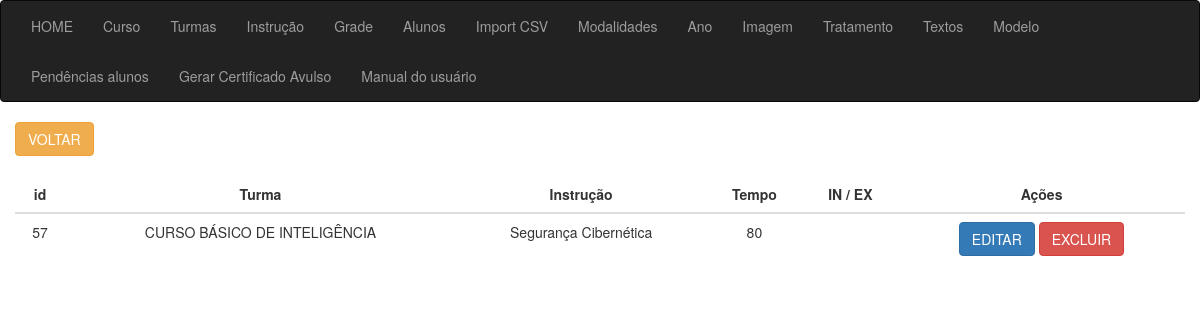
The page /sgc_grade_detalhes/4/ on the database its author committed.
### app_cert/models.py (models this page shows, shortened)
class GradeTurma(models.Model):
    id = models.AutoField(primary_key=True)
    fk_turma = models.ForeignKey(Turma, on_delete=models.PROTECT, verbose_name="FK Turma", null=True)
    interno = models.IntegerField(verbose_name="Interno", null=True, blank=True, default=0)
    externo = models.IntegerField(verbose_name="Externo", null=True, blank=True, default=0)
    fk_instrucao = models.ForeignKey(Instrucao, on_delete=models.CASCADE, verbose_name="FK Instrução", null=True, blank=True)
    tempo_instrucao = models.IntegerField(verbose_name="Tempo da Instrução", null=True, blank=True)

class Turma(models.Model):
    id = models.AutoField(primary_key=True)
    fk_ano_curso = models.ForeignKey(Ano, on_delete=models.CASCADE, verbose_name="FK Ano do Curso")
    fk_curso = models.ForeignKey(Curso, on_delete=models.CASCADE, verbose_name="FK Curso")
    fk_tipo = models.ForeignKey(Tipo, on_delete=models.CASCADE, verbose_name="FK Tipo: EAD - Presencial")
    fk_modelo = models.ForeignKey(Modelo, on_delete=models.CASCADE, verbose_name="FK Modelo: Certificado/Honra/Participação")
    fk_assinaturas_ch = models.ForeignKey(Imagem, on_delete=models.CASCADE, verbose_name="FK Assinaturas CH", related_name='fk_imagem_ch', null=True)
    fk_assinaturas_dpl = models.ForeignKey(Imagem, on_delete=models.CASCADE, verbose_name="FK Chefe de divisão", related_name='fk_imagem_dpl',null=True)
    fk_img_frente = models.ForeignKey(Imagem, on_delete=models.CASCADE, verbose_name="FK Frente", related_name='fk_img_frente',null=True)
    fk_img_fundo = models.ForeignKey(Imagem, on_delete=models.CASCADE, verbose_name="FK Fundo", related_name='fk_img_fundo',null=True)
    turma_sgc = models.CharField(max_length=50, verbose_name="Descrição conforme arquivo da SGC Intraer:")
    turma = models.CharField(max_length=50, verbose_name="Descrição que irá aparecer no certificado:")
    data_turma_interno = models.CharField(max_length=200, verbose_name="Texto data alunos Internos", null=True, blank=True)
    data_turma_externo = models.CharField(max_length=200, verbose_name="Texto data alunos Externos", null=True, blank=True)
    create_at = models.DateTimeField(auto_now_add=True, null=True)
    def __str__(self):
        return str(self.turma)
    class Meta:
        verbose_name = 'Turma'
        verbose_name_plural = 'Turmas'
        ordering = ['create_at']

class Instrucao(models.Model):
    id = models.AutoField(primary_key=True)
    instrucao_sigla = models.CharField(max_length=255, verbose_name="Instrução")
    instrucao_descricao = models.CharField(max_length=255, verbose_name="Instrução da Instrução")
    def __str__(self):
        return str(self.instrucao_descricao)

### app_cert/views/views_grade.py (the view)
# urls.py: path('sgc_grade_detalhes/<int:turma_id>/', sgc_grade_detalhes, name='grade_detalhes'),
def sgc_grade_detalhes(request, turma_id):
    turma = get_object_or_404(Turma, id=turma_id)
    dataset = GradeTurma.objects.filter(fk_turma=turma)
    context = {
        "dataset": dataset,
        "turma": turma  # Passa a instância de turma para o contexto
    }
    return render(request, 'grade/lista_grade_turma.html', context)

### app_cert/templates/grade/lista_grade_turma.html (shortened to what this page needs)
{% extends 'sgc_base.html' %}
{% block content %}
<div class="container">
    <div class="row">
        <div class="col-md-15">
            <a href="{% url 'sgc_grade_lista' %}" class="btn btn-warning">VOLTAR</a>
            <div class="col-8 m-auto pt-4 pb-2 text-center">
                <table class="table">
                    <thead class="thead-dark">
                        <tr>
                            <th style="text-align: center">id</th>
                            <th style="text-align: center">Turma</th>
                            <th style="text-align: center">Instrução</th>
                            <th style="text-align: center">Tempo</th>
                            <th style="text-align: center">IN / EX</th>
                            <th style="text-align: center">Ações</th>
                        </tr>
                    </thead>
                    <tbody>
                        {% for data in dataset %}
                        <tr>
                            <td style="text-align: center">{{ data.id }}</td>
                            <td style="text-align: center">{{ data.fk_turma }}</td>
                            <td style="text-align: center">{{ data.fk_instrucao }}</td>
                            <td style="text-align: center">{{ data.tempo_instrucao }}</td>
                            <td style="text-align: center">{{ data.fk_in_ex }}</td>
                            <td style="text-align: center">
                                <a href="/sgc_grade_editar/{{ data.id }}/" class="btn btn-primary">EDITAR</a>
                                <a href="/sgc_grade_delete/{{ data.id }}/" class="btn btn-danger">EXCLUIR</a>
                            </td>
                        </tr>
                        {% endfor %}
                    </tbody>
                </table>
            </div>
        </div>
    </div>
</div>
{% endblock %}

### rows shown on the page
GradeTurma: id "57", fk_turma "CURSO BÁSICO DE INTELIGÊNCIA", fk_instrucao "Segurança Cibernética", tempo_instrucao "80"
